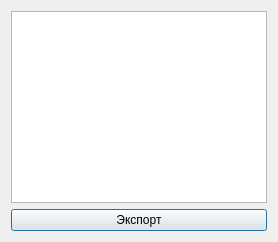
<?xml version="1.0" encoding="UTF-8"?>
<ui version="4.0">
 <class>SystemLogForm</class>
 <widget class="QDialog" name="SystemLogForm">
  <property name="windowTitle">
   <string>Системный журнал</string>
  </property>
  <layout class="QVBoxLayout" name="mainLayout">
   <item>
    <widget class="QTableWidget" name="logTable"/>
   </item>
   <item>
    <widget class="QPushButton" name="buttonExport">
     <property name="text"><string>Экспорт</string></property>
    </widget>
   </item>
  </layout>
 </widget>
 <resources/>
 <connections/>
</ui>
